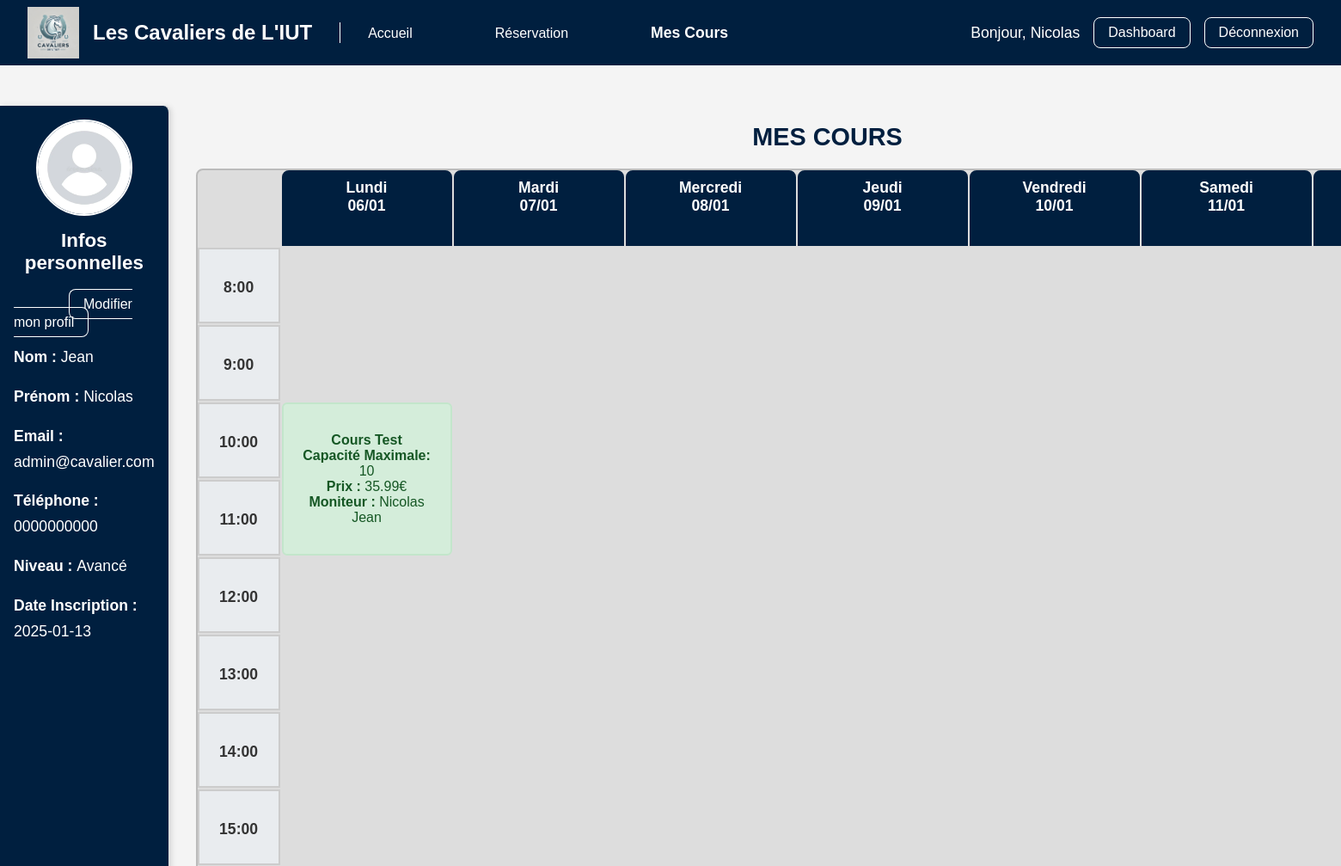
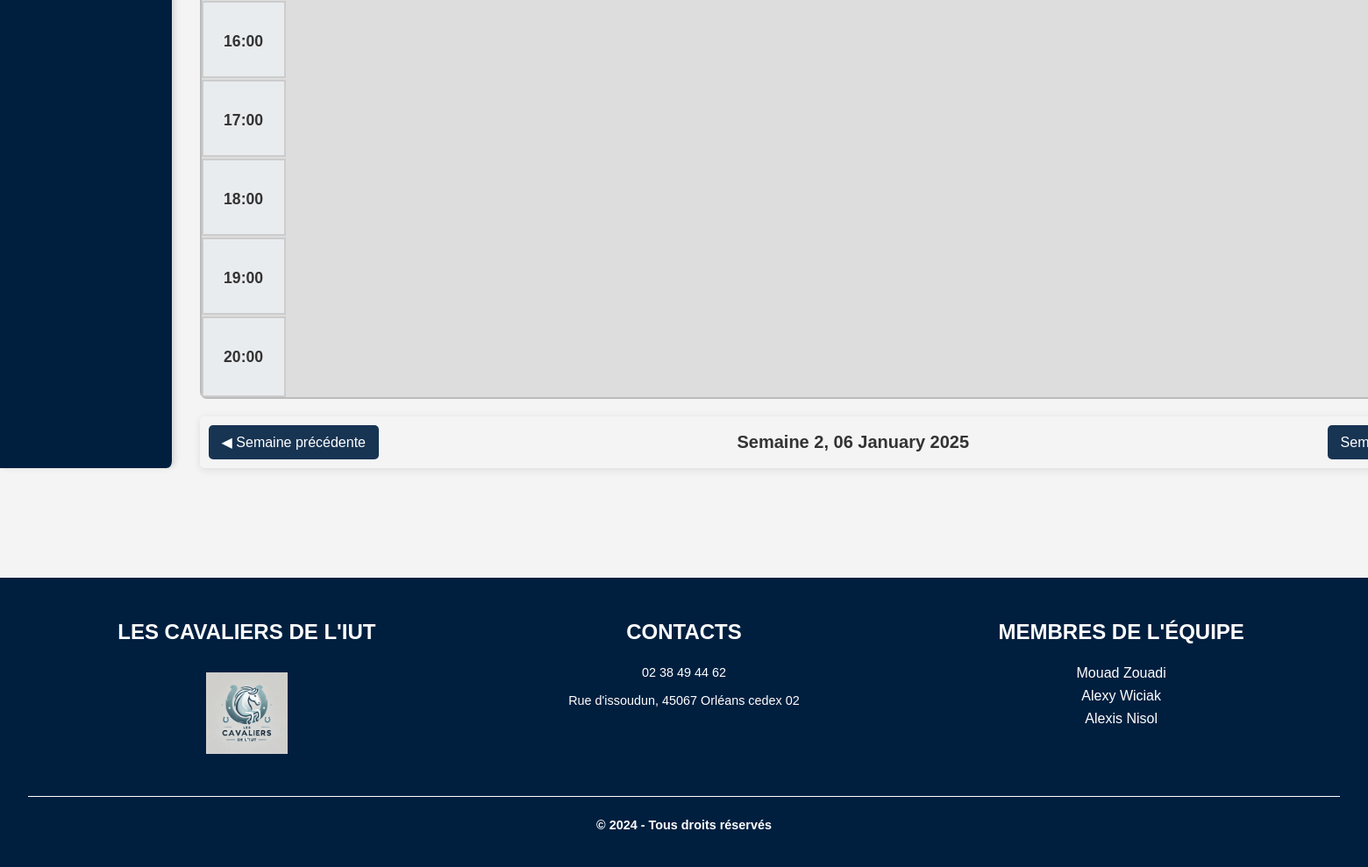
Screenshot of /index.php?action=coursReserver&week=2&year=2025 (signed in) with the database file from the repository (2 pictures, top to bottom).
### tables this page shows
CREATE TABLE PERSONNE
(
    id_p             INT PRIMARY KEY AUTO_INCREMENT,
    nom              VARCHAR(42),
    prenom           VARCHAR(42),
    adresse          VARCHAR(100),
    telephone        VARCHAR(15),
    email            VARCHAR(100),
    mdp              VARCHAR(64),
    experience       TEXT           NULL,
    salaire          DECIMAL(10, 2) NULL,
    poids            FLOAT          NULL CHECK (poids > 9 AND poids < 51),
    cotisation       BOOLEAN,
    date_inscription DATE    DEFAULT (CURRENT_DATE),
    niveau           INT            NULL CHECK (niveau > 0 AND niveau < 4),
    admin            BOOLEAN DEFAULT FALSE
);

CREATE TABLE COURS_REALISE
(
    id_cours    INT      NOT NULL,
    id_moniteur INT      NOT NULL,
    dateR       DATETIME NOT NULL,
    PRIMARY KEY (id_cours, dateR),
    FOREIGN KEY (id_cours) REFERENCES COURS_PROGRAMME (id_cp),
    FOREIGN KEY (id_moniteur) REFERENCES PERSONNE (id_p)
);

CREATE TABLE COURS_PROGRAMME
(
    id_cp            INT PRIMARY KEY AUTO_INCREMENT,
    nom_cours        VARCHAR(42),
    niveau           INT CHECK (niveau > 0 AND niveau < 4),
    duree            INT CHECK (duree > 0 AND duree < 3),
    heure            TIME CHECK (HOUR(heure) > 0 AND HOUR(heure) < 25),
    jour             VARCHAR(16) CHECK (jour IN
                                        ('Lundi', 'Mardi', 'Mercredi', 'Jeudi', 'Vendredi', 'Samedi', 'Dimanche')),
    Ddd              date,
    Ddf              date,
    nb_personnes_max INT CHECK (nb_personnes_max > 0 AND nb_personnes_max < 11)
);

### templates/reservation/coursReserver.php (the view, shortened to what the rows shown need)
<?php
$week = isset($_GET['week']) ? (int)$_GET['week'] : (int)date('W');
$year = isset($_GET['year']) ? (int)$_GET['year'] : (int)date('Y');
$user = Auth::getCurrentUserObj();
$planning = new Planning($week, $year, $user->id,null);
try {
    $planning->generatePlanning();
} catch (DateMalformedStringException $e) {
    echo $e->getMessage();
    die();
}
?>
<section class="global">
<aside class="client-info">
    <div class="info">
        <h3>Infos personnelles</h3>
        <a class="btn-modif" href="index.php?action=modif_profil">Modifier mon profil</a>
        <p><strong>Nom : </strong> <?= $user->firstName ?></p>
        <p><strong>Prénom : </strong> <?= $user->lastName ?></p>
        <p><strong>Email : </strong> <?= $user->email ?></p>
        <p><strong>Téléphone : </strong> <?= $user->phone ?></p>
        <p><strong>Niveau : </strong><?= $user->getLevel()?></p>
        <p><strong>Date Inscription : </strong><?= $user->date_inscription ?></p>
    </div>
</aside>
<main>
<div class="planning-container">
<h1 class="planning_titre">Mes Cours</h1>
<div class="planning">
    <?php
    $jours = ['Lundi', 'Mardi', 'Mercredi', 'Jeudi', 'Vendredi', 'Samedi', 'Dimanche'];
    ?>
    <?= $planning->renderPlanning() ?>
</div>
</main>
</section>

### App/Controllers/Planning/Planning.php (shortened to what the rows shown need)
<?php
class Planning
{
    private array $planning = [];
    private $id_client;
    private $id_poney;
    public function __construct(int $week, int $year, $id_client,$id_poney)
    {
        $this->week = $week;
        $this->year = $year;
        $this->id_client = $id_client;
        $this->id_poney = $id_poney;
    }
    private function initializeDates(): void
    {
        $dateCourante = new DateTime();
    }
    public function generatePlanning(): void
    {
        if($this->id_client){
            $moniteur = Auth::getUserById($this->id_client);
            if ($moniteur->isInstructor()) {
                $schedule = PlanningDB::getWeeklyScheduleForInstructor($moniteur->id);
            } else {
                $schedule = PlanningDB::getWeeklyScheduleForClient($this->id_client);
            }
        }elseif($this->id_poney){
            $schedule = PlanningDB::getWeeklyScheduleForPoney($this->id_poney);
        }else{
        $schedule = PlanningDB::getWeeklySchedule();
        }
    }
    private function addCoursToPlanning(Cours $cours): void
    {
        $jour = $cours->getJour();
        $heure = $cours->getHeure();
        $heure = (int)substr($heure, 0, 2);
        $duree = $cours->getDuree();
        if (!isset($this->planning[$jour])) {
            $this->planning[$jour] = [];
        }
        $case = ($duree === 1) ? new CaseSimple() : new CaseDouble();
        $case->addCours($cours);
        $this->planning[$jour][$heure] = $case;
    }
    public function renderPlanning(): string
    {
        $jours = ['Lundi', 'Mardi', 'Mercredi', 'Jeudi', 'Vendredi', 'Samedi', 'Dimanche'];
        $planningHtml = '';
        foreach ($this->planning as $jour => $cases) {
            foreach ($cases as $heure => $case) {
                $jourIndex = array_search($jour, $jours) + 2;
                $startRow = $heure - 6;
                $rowSpan = $case->getDuration();
                $planningHtml .= "<div class='course-case' style='grid-column: $jourIndex; grid-row: $startRow / span $rowSpan'>";
                $planningHtml .= $case->__repr__();
                $planningHtml .= "</div>";
            }
        }
        return $planningHtml;
    }
}
?>

### App/Controllers/Planning/Cours/CaseDouble.php (shortened to what the rows shown need)
<?php
class CaseDouble extends ConteneurCours {
    public function getDuration() {
        return 2;
    }
    public function __repr__() {
        $html = "<div class='case-double' style='grid-row: span 2;'>";
        foreach ($this->cours as $cours) {
            $html .= $cours->__repr__();
        }
        $html .= "</div>";
        return $html;
    }
}
?>

### App/Controllers/Planning/Cours/Cours.php (shortened to what the rows shown need)
<?php
class Cours {
    public $id_cours;
    public $date;
    public $heure;
    public $duree;
    public $nom_cours;
    public $niveau;
    public $nb_personnes_max;
    public $nom_moniteur;
    public $participants;
    public $prix;
    public function __construct($jour, $heure, $duree, $nom_cours, $niveau, $nb_personnes_max, $nom_moniteur,$date, $id_cours, $participants) {
        $this->heure = $heure;
        $this->duree = $duree;
        $this->nom_cours = $nom_cours;
        $this->niveau = $niveau;
        $this->nom_moniteur = $nom_moniteur;
        $this->nb_personnes_max = $nb_personnes_max;
        $this->date = $date;
        $this->id_cours = $id_cours;
        if($this->duree == 2){
            $this->prix = 35.99;
        }else{
            $this->prix = 19.99;
        }
        $this->participants = $participants;
    }
    public function getHeure() {
        return $this->heure;
    }
    public function __repr__() {
        $unformattedDate = new DateTime($this->date);
        $startTime = new DateTime($this->heure);
        $formattedTime = $startTime->format('H:i:s');
        $endTime = clone $startTime;
        $endTime->modify("+{$this->duree} hours");
        $formattedTimeFin = $endTime->format('H:i:s');
        return "
            <div class='course' onclick='openBookingPopup(" . json_encode([
                'nom_cours' => $this->nom_cours,
                'moniteur' => $this->nom_moniteur,
                'nb_personnes_max' => $this->nb_personnes_max,
                'date' => $unformattedDate->format('Y-m-d'),
                'heure' => $formattedTime,
                'heureFin' => $formattedTimeFin,
                'id_cours' => $this->id_cours,
                'prix' => $this->prix,
                'id_user' => $_SESSION['user']['id'],
                'niveau' => $this->niveau,
                'participants' => $this->participants
            ]) . ")'>
                <h4>" . htmlspecialchars($this->nom_cours) . "</h4>
                <p><strong>Capacité Maximale:</strong> " . htmlspecialchars($this->nb_personnes_max) . "</p>
                <p><strong>Prix :</strong> " . htmlspecialchars($this->prix) . "€</p>
                <p><strong>Moniteur :</strong> " . htmlspecialchars($this->nom_moniteur) . "</p>
            </div>";
    }
}
?>

### templates/main.php (shortened to what the rows shown need)
<!DOCTYPE html>
<html lang="fr">
<head>
    <link rel="stylesheet" href="./static/css/header.css">
    <link rel="stylesheet" href="./static/css/footer.css">
    <?php
    if (!empty($cssFiles)) {
        foreach ($cssFiles as $cssFile) {
            echo '<link rel="stylesheet" href="./static/css/' . $cssFile . '">';
        }
    }
    ?>
</head>
<body>
<header>
    <div class="logo">
        <h1>Les Cavaliers de L'IUT</h1>
    </div>
    <div class="actions">
        <?php
        if (Auth::isUserLoggedIn()) {
            echo '<p>Bonjour, ' . Auth::getCurrentUser()['name'] . '</p>';
            if (Auth::isInstructor()) {
                echo '<a href="index.php?action=dashboard">Dashboard</a>';
            }
            echo '<a href="index.php?action=logout">Déconnexion</a>';
        } else {
            echo '<a href="index.php?action=login">Connexion</a>';
        }
        ?>
    </div>
</header>
<main>
    <?php echo $content ?? null ?>
</main>
</body>
</html>

### rows the page displays
personne: prenom "Nicolas", nom "Jean", email "admin@cavalier.com", telephone "0000000000", niveau "Avancé", date_inscription "2025-01-13"
cours_realise: id_cours.nom_cours "Cours Test", id_cours.nb_personnes_max "10", prix "35.99", nom_moniteur "Nicolas Jean"

### other values shown
$jour "Lundi"
$date "06/01"
$jour "Mardi"
$date "07/01"
$jour "Mercredi"
$date "08/01"
$jour "Jeudi"
$date "09/01"
$jour "Vendredi"
$date "10/01"
$jour "Samedi"
$date "11/01"
$this->week "2"
$currentDate "06 January 2025"
